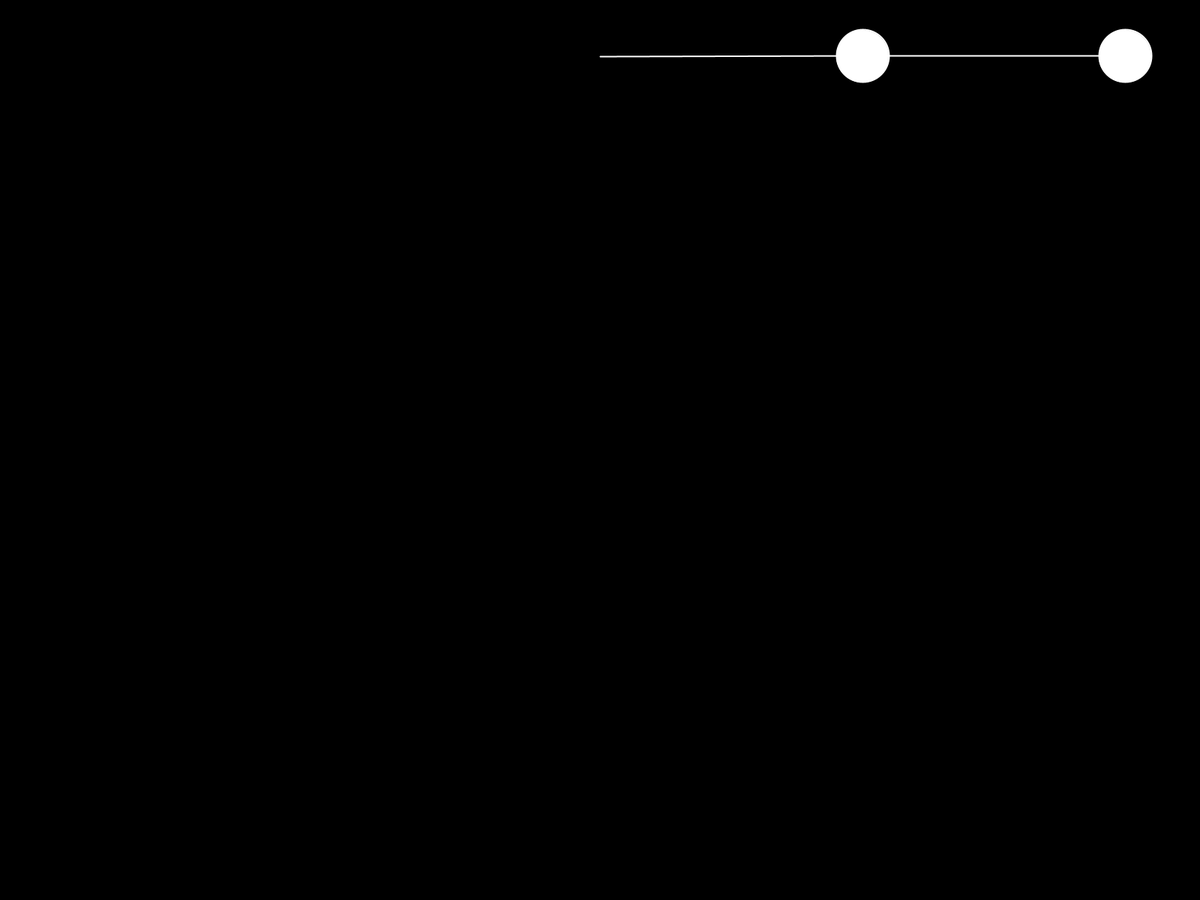
Frame 1 (no input)
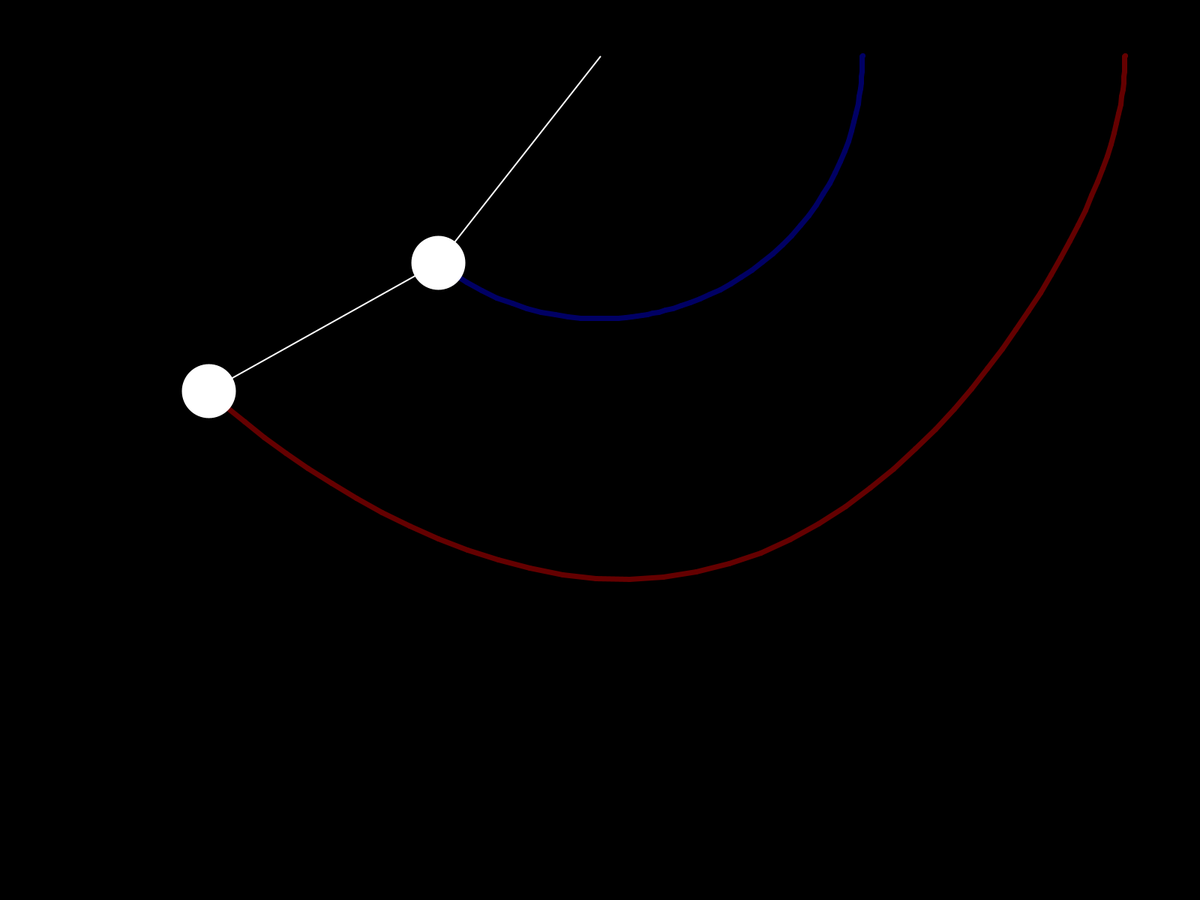
Frame 60 (the mouse pressed at the canvas centre just before this capture)
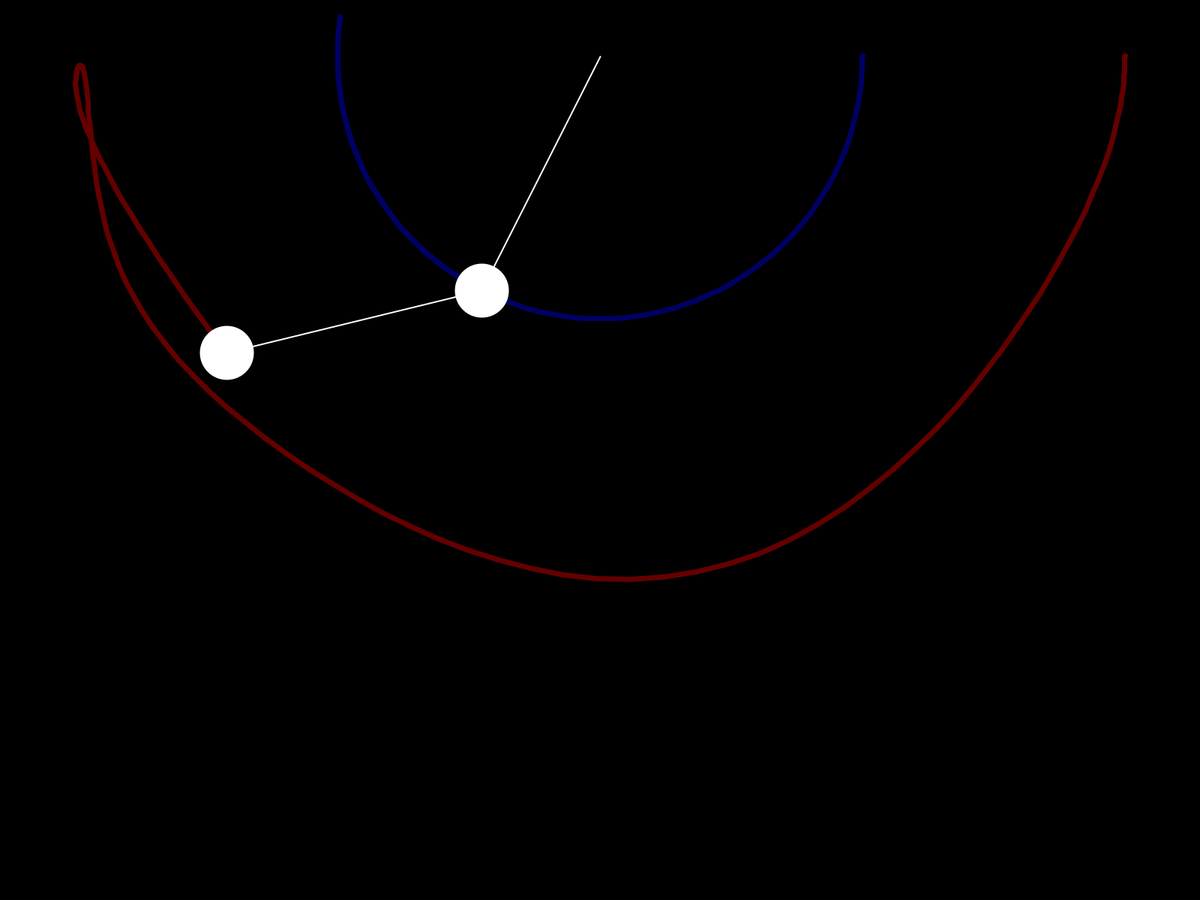
Frame 120 (the mouse held since frame 60 and released just before this capture)

The Processing sketch that drew these frames (run headless with seeded random() and noise(); from frame 60 on, the mouse is pressed at the canvas centre):

// Processing sketch: DoublePendulum
// ── DoublePendulum.pde
float rTop;
float rBot;
float mTop;
float mBot;
float aTop = PI / 2;
float aBot = PI / 2;
float aTopVel = 0;
float aBotVel = 0;
float aTopAcc = 0;
float aBotAcc = 0;
float g = 0.981;

PVector pTop;
PVector pBot;

PGraphics graph;

void setup() {
  frameRate(300);
  fullScreen();
  graph = createGraphics(width, height);
  
  rTop = (width + height) / 8;
  rBot = (width + height) / 8;
  mTop = (width + height) / 40;
  mBot = (width + height) / 40;
  
  graph.beginDraw();
  graph.background(0);
  graph.endDraw();
}

void draw() {
  image(graph, 0, 0);
  stroke(255);
  strokeWeight(2);
  
  translate(width / 2, height / 16);
  
  float xTop = rTop * sin(aTop);
  float yTop = rTop * cos(aTop);
  
  float xBot = xTop + rBot * sin(aBot);
  float yBot = yTop + rBot * cos(aBot);
  
  if (pTop == null) pTop = new PVector(xTop, yTop);
  if (pBot == null) pBot = new PVector(xBot, yBot);
  
  line(0, 0, xTop, yTop);
  ellipse(xTop, yTop, mTop, mTop);
  
  line(xTop, yTop, xBot, yBot);
  ellipse(xBot, yBot, mBot, mBot);
  
  aTopAcc = (-g * (2 * mTop + mBot) * sin(aTop) - mBot * g * sin(aTop - 2 * aBot) - 2 * sin(aTop - aBot) * mBot * (aBotVel * aBotVel * rBot + aTopVel * aTopVel * rTop * cos(aTop - aBot))) / (rTop * (2 * mTop + mBot - mBot * cos(2 * aTop - 2 * aBot)));
  aBotAcc = (2 * sin(aTop - aBot) * (aTopVel * aTopVel * rTop * (mTop + mBot) + g * (mTop + mBot) * cos(aTop) + aBotVel * aBotVel * rBot * mBot * cos(aTop - aBot))) / (rBot * (2 * mTop + mBot - mBot * cos(2 * aTop - 2 * aBot))); 
  
  aTopVel += aTopAcc;
  aBotVel += aBotAcc;
  aTop += aTopVel;
  aBot += aBotVel;
  
  graph.beginDraw();
  graph.translate(width / 2, height / 16);
  graph.strokeWeight((width + height) / 400);
  graph.stroke(0, 0, 100);
  graph.line(pTop.x, pTop.y, xTop, yTop);
  graph.stroke(100, 0, 0);
  graph.line(pBot.x, pBot.y, xBot, yBot);
  graph.endDraw();
  
  pTop = new PVector(xTop, yTop);
  pBot = new PVector(xBot, yBot);
}
